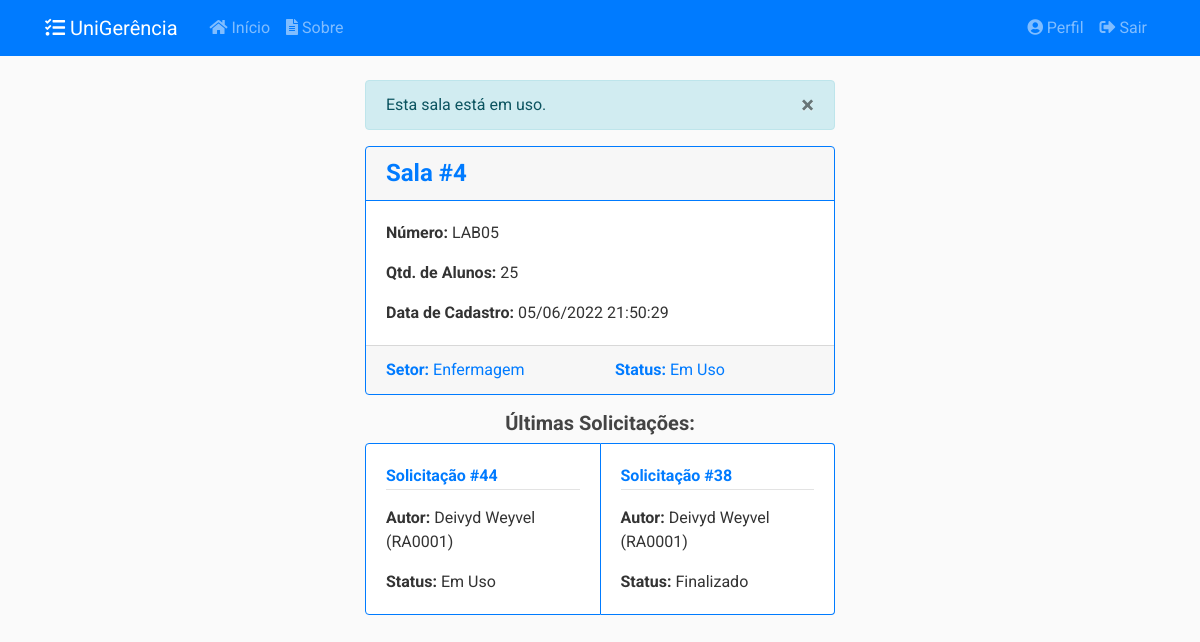
Page /salas/4 (signed in) on the earlier database version.
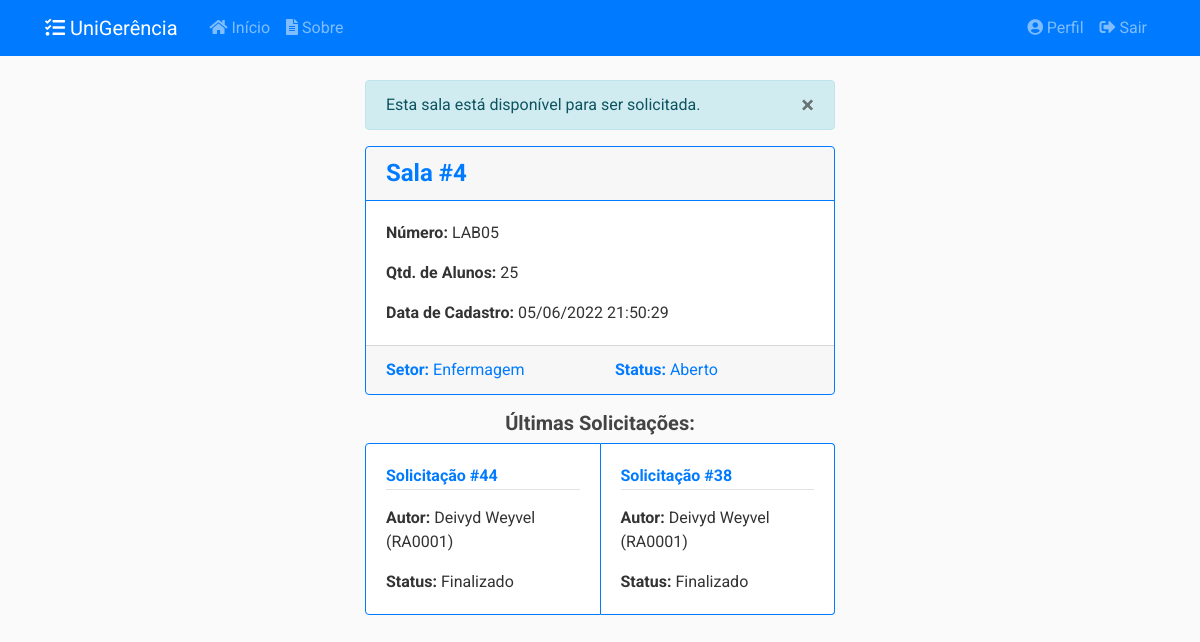
Same page on the later database version.
### app/models/salas.py (models this page shows, shortened)
class Sala(db.Model):
    __tablename__ = 'salas'
    __table_args__ = {'extend_existing': True}
    id = db.Column(db.Integer, primary_key=True)
    numero = db.Column(db.String(20), nullable=False)
    qtd_aluno = db.Column(db.Integer, nullable=False)
    data_cadastro = db.Column(db.DateTime, nullable=False,
                              default=datetime.now().astimezone(fuso_horario))
    data_atualizacao = db.Column(db.DateTime, nullable=True)
    status = db.Column(db.Enum(Status), default=Status.ABERTO.name)
    motivo_indisponibilidade = db.Column(db.Text, nullable=True)
    ativo = db.Column(db.Boolean, nullable=False, default=True)
    setor_id = db.Column(db.Integer, db.ForeignKey('setores.id'), nullable=False)
    solicitacoes = db.relationship('SolicitacaoSala', secondary=solicitacao_s,
                                   back_populates='salas')
    relatorios = db.relationship('RelatorioSala', back_populates='sala')
    setor = db.relationship('Setor', back_populates='salas')
    def __repr__(self):
        return f"{self.numero} - {self.setor.name} - Qtd. Alunos: {self.qtd_aluno}"
    def recuperar_id(sala_id):
        return Sala.query.filter_by(id=sala_id).filter_by(ativo=True).first_or_404()

### app/models/solicitacoes.py (models this page shows, shortened)
class Solicitacao(db.Model):
    __tablename__ = 'solicitacoes'
    __table_args__ = {'extend_existing': True}
    id = db.Column(db.Integer, primary_key=True)
    status = db.Column(db.Enum(Status), default=Status.ABERTO.name)
    data_abertura = db.Column(db.DateTime, nullable=False,
                              default=datetime.now().astimezone(fuso_horario))
    data_inicio_pref = db.Column(db.Date, nullable=False)
    data_fim_pref = db.Column(db.Date, nullable=False)
    data_retirada = db.Column(db.DateTime, nullable=True)
    data_devolucao = db.Column(db.DateTime, nullable=True)
    data_cancelamento = db.Column(db.DateTime, nullable=True)
    data_finalizacao = db.Column(db.DateTime, nullable=True)
    quantidade = db.Column(db.Integer, nullable=False, default=0)
    descricao = db.Column(db.String(20), nullable=False)
    tipo = db.Column(db.String(20), nullable=False)
    ativo = db.Column(db.Boolean, nullable=False, default=True)
    usuario_id = db.Column(db.Integer, db.ForeignKey('usuarios.id'),
                           nullable=False)
    turno_id = db.Column(db.Integer, db.ForeignKey('turnos.id'),
                           nullable=False)
    turno = db.relationship('Turno', back_populates='solicitacoes')
    __mapper_args__ = {
        'polymorphic_identity': 'SOLICITACAO',
        'polymorphic_on': tipo
    }
    def recuperar_ultimas_sala(sala, limite):
        return SolicitacaoSala.query.filter(
            SolicitacaoSala.salas.contains(sala)).filter_by(
            ativo=True).order_by(SolicitacaoSala.id.desc()).limit(limite)

class SolicitacaoSala(Solicitacao):
    __tablename__ = 'solicitacoes_salas'
    id = db.Column(db.Integer, db.ForeignKey('solicitacoes.id'), primary_key=True)
    setor_id = db.Column(db.Integer, db.ForeignKey('setores.id'), nullable=False)
    setor = db.relationship('Setor', back_populates='solicitacoes')
    salas = db.relationship('Sala', secondary= solicitacao_s,
                                    back_populates='solicitacoes')
    __mapper_args__ = {
        'polymorphic_identity': 'SALA',
    }

class Solicitacao(db.Model):
    __tablename__ = 'solicitacoes'
    __table_args__ = {'extend_existing': True}
    id = db.Column(db.Integer, primary_key=True)
    status = db.Column(db.Enum(Status), default=Status.ABERTO.name)
    data_abertura = db.Column(db.DateTime, nullable=False,
                              default=datetime.now().astimezone(fuso_horario))
    data_inicio_pref = db.Column(db.Date, nullable=False)
    data_fim_pref = db.Column(db.Date, nullable=False)
    data_retirada = db.Column(db.DateTime, nullable=True)
    data_devolucao = db.Column(db.DateTime, nullable=True)
    data_cancelamento = db.Column(db.DateTime, nullable=True)
    data_finalizacao = db.Column(db.DateTime, nullable=True)
    quantidade = db.Column(db.Integer, nullable=False, default=0)
    descricao = db.Column(db.String(20), nullable=False)
    tipo = db.Column(db.String(20), nullable=False)
    ativo = db.Column(db.Boolean, nullable=False, default=True)
    usuario_id = db.Column(db.Integer, db.ForeignKey('usuarios.id'),
                           nullable=False)
    turno_id = db.Column(db.Integer, db.ForeignKey('turnos.id'),
                           nullable=False)
    turno = db.relationship('Turno', back_populates='solicitacoes')
    __mapper_args__ = {
        'polymorphic_identity': 'SOLICITACAO',
        'polymorphic_on': tipo
    }
    def recuperar_ultimas_sala(sala, limite):
        return SolicitacaoSala.query.filter(
            SolicitacaoSala.salas.contains(sala)).filter_by(
            ativo=True).order_by(SolicitacaoSala.id.desc()).limit(limite)

### app/models/usuarios.py (models this page shows, shortened)
class Usuario(db.Model, UserMixin):
    __tablename__ = 'usuarios'
    __table_args__ = {'extend_existing': True}
    id = db.Column(db.Integer, primary_key=True)
    nome = db.Column(db.String(100), nullable=False)
    identificacao = db.Column(db.String(20), unique=True, nullable=False)
    email = db.Column(db.String(100), unique=True, nullable=False)
    senha = db.Column(db.String(60), nullable=False)
    data_cadastro = db.Column(db.DateTime, nullable=False,
                              default=datetime.now().astimezone(fuso_horario))
    data_atualizacao = db.Column(db.DateTime, nullable=True)
    tipo = db.Column(db.Enum(TipoUsuario), nullable=False)
    ativo = db.Column(db.Boolean, nullable=False, default=True)
    imagem_perfil = db.Column(db.String(20), nullable=False,
                              default='default.jpg')
    posts = db.relationship('Post', backref='autor',
                            foreign_keys='Post.usuario_id', lazy=True)
    recipiente = db.relationship('Post', backref='destinatario',
                                 foreign_keys='Post.destinatario_id', lazy=True)
    solicitacoes = db.relationship('Solicitacao', backref='autor', lazy=True)
    relatorios = db.relationship('Relatorio', backref='autor', lazy=True)
    def __repr__(self):
        return f"{self.nome} ({self.identificacao})"
    def verificar_prof(self):
        if self.tipo.name == 'PROF' or self.tipo.name == 'ADMIN':
            return True
        else:
            return False

### app/controllers/salas.py (the view)
@salas.route("/<int:sala_id>")
@login_required
@prof_required
def sala(sala_id):
    sala = Sala.recuperar_id(sala_id)
    solicitacoes = Solicitacao.recuperar_ultimas_sala(sala, 3)
    return render_template('salas/sala.html',
                           title=sala, sala=sala,
                           solicitacoes=solicitacoes)

### app/models/usuarios.py (called while the page is built)
@login_manager.user_loader
def load_user(user_id):
    return Usuario.query.get(int(user_id))

def prof_required(f):
    @wraps(f)
    def wrap(*args, **kwargs):
        if Usuario.verificar_prof(current_user):
            return f(*args, **kwargs)
        else:
            flash('Você não tem autorização para acessar esta página.', 'danger')
        return redirect(url_for('principal.inicio'))
    return wrap

### app/templates/salas/sala.html (shortened to what this page needs)
{% extends "layout.html" %}
{% block conteudo %}
{% if sala.status.name != 'PENDENTE' %}
<div class="alert alert-info" role="alert" id="alert-message">
    <button type="button" class="close" data-dismiss="alert">
    <span>&times;</span>
    </button>
    {% if sala.status.name == 'ABERTO' %}
    Esta sala está disponível para ser solicitada.
    {% elif sala.status.name == 'CONFIRMADO' %}
    Esta sala está confirmada para uma solicitação.
    {% elif sala.status.name == 'EMUSO' %}
    Esta sala está em uso.
    {% elif sala.status.name == 'DESABILITADO' or sala.status.name == 'EMMANUTENCAO' %}
    Esta sala está indisponível para ser solicitada.
    {% endif %}
</div>
{% endif %}
<div class="card border-primary mb-3">
    <h4 class="card-header text-primary border-primary">
        <a><strong>Sala #{{ sala.id }}</strong></a>
    </h4>
    <div class="card-body">
        <p class="card-text"><strong>Número:</strong> {{ sala.numero }}</p>
        <p class="card-text"><strong>Qtd. de Alunos:</strong> {{ sala.qtd_aluno }}</p>
        <p class="card-text"><strong>Data de Cadastro:</strong> {{ sala.data_cadastro.strftime('%d/%m/%Y %H:%M:%S') }}</p>
    </div>
    <div class="card-footer">
        <div class="row">
            <div class="col-md-6">
                <a class=""><strong>Setor:</strong> {{ sala.setor.name }}</a>
            </div>
            <div class="col-md-6">
                <a class=""><strong>Status:</strong> {{ sala.status.value }}</a>
            </div>
        </div>
    </div>
</div>
<h5 class="card-text text-center"><strong>Últimas Solicitações:</strong></h5>
<div class="card-group">
{% for solicitacao in solicitacoes %}
<div class="card border-primary">
    <div class="card-body">
        <div class="article-metadata mb-3">
            <a class="mr-2" href="{{ url_for('solicitacoes.solicitacao', solicitacao_id=solicitacao.id )}}"><strong>Solicitação #{{ solicitacao.id }}</strong></a>
        </div>
        <p class="card-text"><strong>Autor:</strong> {{ solicitacao.autor }}</p>
        <p class="card-text"><strong>Status:</strong> {{ solicitacao.status.value }}</p>
    </div>
</div>
{% endfor %}
</div>
{% endblock conteudo %}

Differences in the rows shown:
changed Sala "LAB05": status.value "Em Uso" → "Aberto"
changed through a linked row, SolicitacaoSala id 44: status.value "Em Uso" → "Finalizado"
Other differences:
text no longer shown: "Esta sala está em uso."
text now shown: "Esta sala está disponível para ser solicitada."
